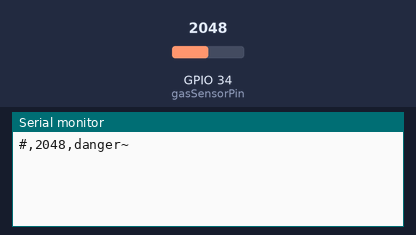
The sketch below on a simulated ESP32. Parts: the last lines printed to the serial monitor. Inputs (shaded band) come from the test bench; at power-on: GPIO 34 (gasSensorPin) = 2048. WiFi joins after 1.5 s; servers stay silent unless stated.

Above: at 3.0 s.
3.1 s: GPIO 34 (gasSensorPin) set to 418
At 6.5 s:
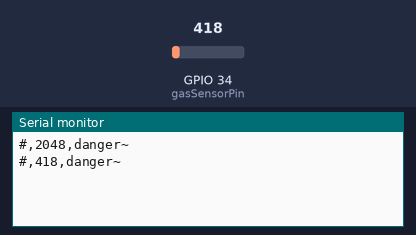
8.1 s: GPIO 34 (gasSensorPin) set to 379
At 10.7 s:
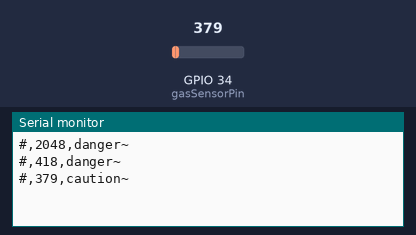
15.3 s: GPIO 34 (gasSensorPin) set to 209
At 19.3 s:
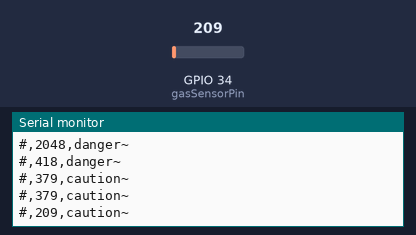
20.3 s: GPIO 34 (gasSensorPin) set to 186
At 22.3 s:
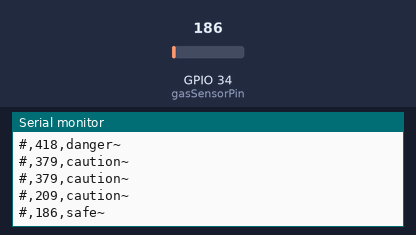

Measured:
- the behaviour switches between 400 and 399 on GPIO 34 (gasSensorPin) (found by bisection; images 1 and 2)
- the behaviour switches between 200 and 199 on GPIO 34 (gasSensorPin) (found by bisection; images 3 and 4)
- after the input at 3.1 s, the serial monitor: prints a new line after 2.7 s (image 1)
- after the input at 8.1 s, the serial monitor: prints a new line after 1.7 s (image 2)
- after the input at 15.3 s, the serial monitor: prints a new line after 2.5 s (image 3)
- after the input at 20.3 s, the serial monitor: prints a new line after 1.5 s (image 4)

The sketch:

air_pollution_detection.ino
```cpp
#define BLYNK_TEMPLATE_ID "TMPL3KoSmSViv"
#define BLYNK_TEMPLATE_NAME "gas"
#define BLYNK_AUTH_TOKEN "Ce3pYsArR4OFOL2t7wWc5IlhPKSt-r2N"
#define BLYNK_PRINT Serial
#include<WiFi.h>
#include<BlynkSimpleEsp32.h>
const char* ssid = "Password Ledhu";
const char* password = "12345678"; //2.4hz

// Define the gas sensor pin
const int gasSensorPin = 34; // Adjust according to your setup
String gasResult;

void setup() {
  Serial.begin(115200);
    Blynk.begin(BLYNK_AUTH_TOKEN,ssid,password);
  pinMode(gasSensorPin, INPUT); // Set gas sensor pin as input
}

void loop() {
  Blynk.run();
  int gasLevel = analogRead(gasSensorPin); // Read the gas sensor value
    Blynk.virtualWrite(V0,gasLevel);

  // Add gas sensor conditions
  if (gasLevel < 200) { // Example threshold for low gas level
    gasResult = "safe";
  } else if (gasLevel >= 200 && gasLevel < 400) { // Medium gas level
    gasResult = "caution";
  } else { // High gas level
    gasResult = "danger";
    Blynk.logEvent("harmful_gas","harmful gas is detected");
  }

  Serial.print("#"); // SOF
  Serial.print(","); // separator
  Serial.print(gasLevel);
  Serial.print(",");
  Serial.print(gasResult); // Add gas result
  Serial.println("~"); // EOF, \r\n
  delay(4000);
}
```
